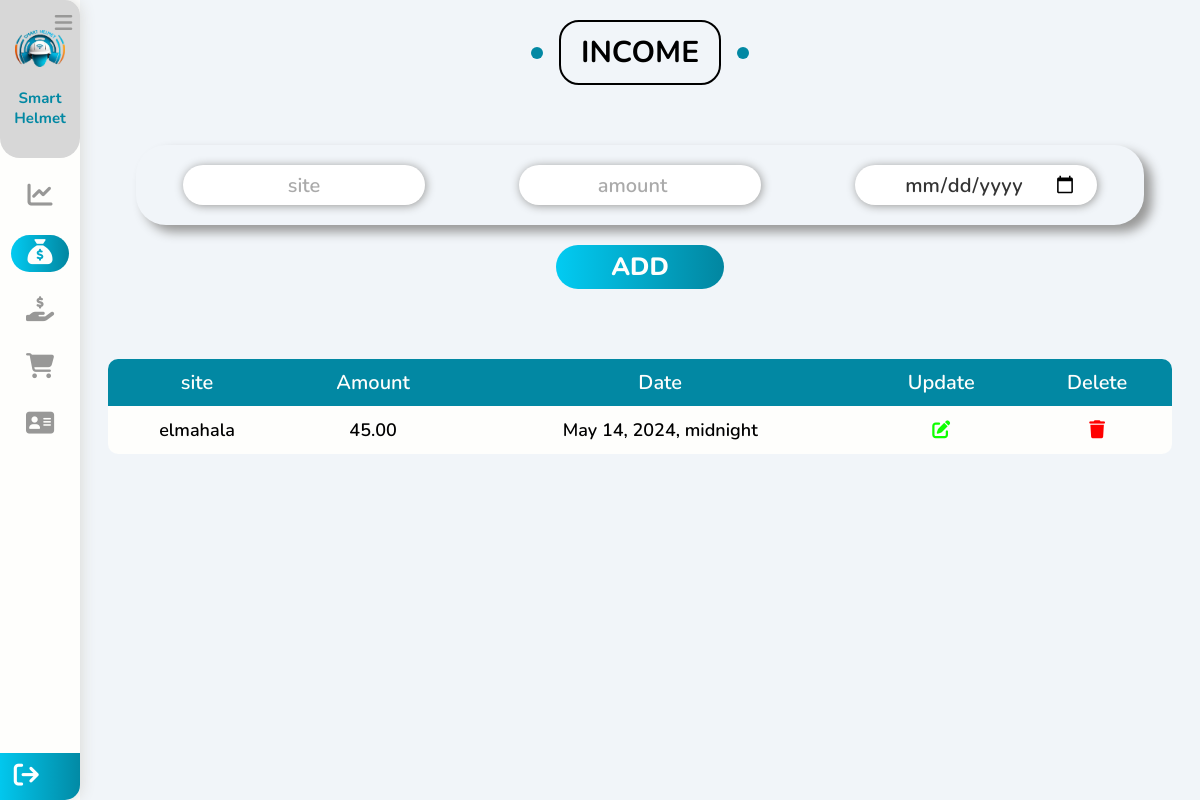
The page /management/incomes on the database as committed earlier.
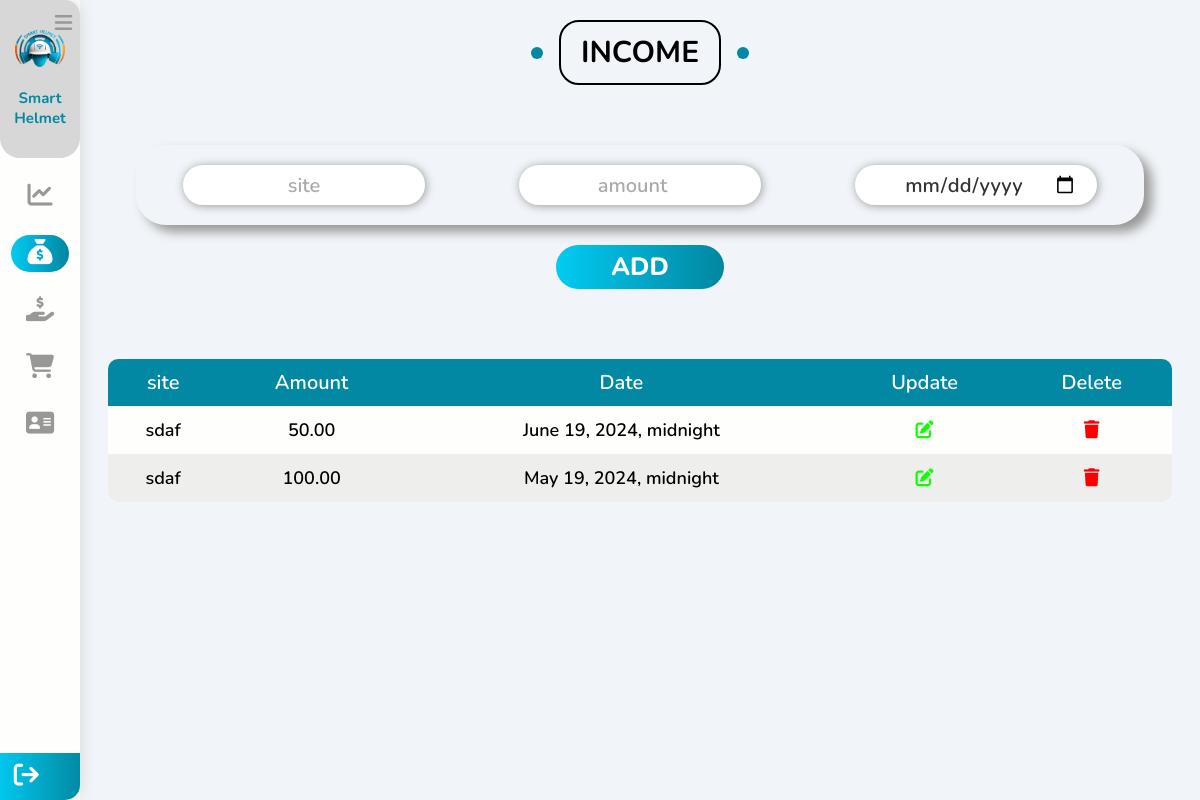
The same page on the database as committed later.
### management/models.py (models this page shows)
class Income(models.Model):
    date = models.DateTimeField(blank=True, null=True)
    site = models.CharField(max_length=100, blank=True, null=True)
    amount = models.DecimalField(max_digits=15, decimal_places=2, blank=True, null=True)

### management/views.py (the view, shortened to what this page needs)
# urls.py: path('incomes',views.incomes, name='incomes' ),
def incomes(request):
    incomes = Income.objects.all().order_by("-date")
    context = {"incomes" : incomes}
    return render(request, "management/incomes.html", context)

### templates/management/incomes.html (shortened to what the changed rows need)
{% load static %}
<!DOCTYPE html>
<html lang="en">
<head>
    <link rel="stylesheet" href="https://cdnjs.cloudflare.com/ajax/libs/font-awesome/6.5.1/css/all.min.css" />
    <link rel="stylesheet" href=" {% static "css/main.css" %} ">
</head>
<body>
    <div class="menuBar">
        <div class="head">
            <h2>Smart Helmet</h2>
        </div>
    </div>
    <div class="mainContainer">
        <div class="container3" id="container3">
            <h2 class="main-title">INCOME</h2>
            <div class="down">
                <table>
                    <thead>
                        <tr>
                            <th>site</th>
                            <th>Amount</th>
                            <th>Date</th>
                            <th>Update</th>
                            <th>Delete</th>
                        </tr>
                    </thead>
                    <tbody>
                        {% for income in incomes  %}
                        <tr>
                            <td>{{income.site}}</td>
                            <td>{{income.amount}}</td>
                            <td>{{income.date}}</td>
                            <td><a style="text-decoration:none;" id="clickBTN" metadata = '
                                <div style="width: 100%;display: flex;justify-content: center;align-items: center;flex-direction: column;">
                                    <h2>Update section </h2>
                                    <br>
                                    <form method="POST" action="{% url "update_income" income.id %}" class="updatediv">
                                        {% csrf_token %}
                                        <div class="updateinputs">
                                            <p>site:</p>
                                            <input value="{{income.site}}" name="site" type="text" placeholder="site" required>
                                        </div>
                                        <div class="updateinputs">
                                            <p>amount:</p>
                                            <input value="{{income.amount}}" name="amount" type="number" placeholder="amount" required>
                                        </div>
                                        <div class="updateinputs">
                                            <p>date:</p>
                                            <input value="{{income.date|date:"20y-m-d"}}" name="date" type="date" placeholder="date" required>
                                        </div>
                                        <button type="submit" name="updateIncome" class="updatebtn">Update</button>
                                    </form>
                                    </div>
                                '><i class="fa-regular fa-pen-to-square"></i></i></a></td>
                            <td><a style="text-decoration:none;" id="clickBTN" metadata = '
                                <div  style="width: 100%;display: flex;justify-content: center;align-items: center;flex-direction: column;">
                                    <h2>Are you sure you want to delete this row</h2>
                                    <br>
                                    <i class="fa-regular fa-trash-can" style="color: #ff3333;font-size: 100px;"></i>
                                    <br>
                                    <div style="width: 100%;display: flex;justify-content: center;gap: 20px;">
                                        <a class="deletebtn" href="{% url "delete_income" income.id %}">delete</a>
                                    </div>
                                </div>
                                '><i style="cursor: pointer; color:red; " class="fa-solid fa-trash"></i></a></td>
                        </tr>
                        {% endfor %}
                    </tbody>
                </table>
            </div>
        </div>
    </div>
</body>
</html>

Rows that differ between the two databases and show on the page:
removed Income: site "elmahala", amount "45.00", date "May 14, 2024, midnight"
added Income: site "sdaf", amount "50.00", date "June 19, 2024, midnight"
added Income: site "sdaf", amount "100.00", date "May 19, 2024, midnight"
